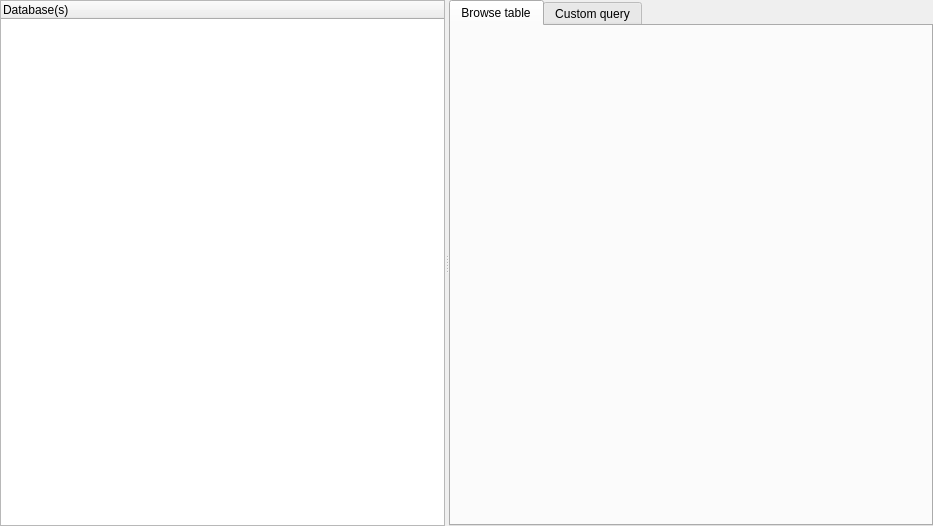
<?xml version="1.0" encoding="UTF-8"?>
<ui version="4.0">
 <class>SQLiteManager</class>
 <widget class="QWidget" name="SQLiteManager">
  <property name="geometry">
   <rect>
    <x>0</x>
    <y>0</y>
    <width>933</width>
    <height>526</height>
   </rect>
  </property>
  <property name="windowTitle">
   <string>Form</string>
  </property>
  <layout class="QVBoxLayout" name="verticalLayout_4">
   <property name="spacing">
    <number>0</number>
   </property>
   <property name="margin">
    <number>0</number>
   </property>
   <item>
    <layout class="QVBoxLayout" name="verticalLayout" stretch="0">
     <property name="spacing">
      <number>0</number>
     </property>
     <item>
      <widget class="QSplitter" name="splitter">
       <property name="frameShadow">
        <enum>QFrame::Plain</enum>
       </property>
       <property name="orientation">
        <enum>Qt::Horizontal</enum>
       </property>
       <widget class="QWidget" name="layoutWidget">
        <layout class="QVBoxLayout" name="verticalLayout_2">
         <item>
          <widget class="QTreeWidget" name="databaseTree">
           <attribute name="headerVisible">
            <bool>true</bool>
           </attribute>
           <column>
            <property name="text">
             <string>Database(s)</string>
            </property>
           </column>
          </widget>
         </item>
        </layout>
       </widget>
       <widget class="QTabWidget" name="tabWidget">
        <property name="currentIndex">
         <number>0</number>
        </property>
        <widget class="QWidget" name="tab_3">
         <attribute name="title">
          <string>Browse table</string>
         </attribute>
         <layout class="QVBoxLayout" name="t">
          <item>
           <layout class="QVBoxLayout" name="tableResultLayout"/>
          </item>
         </layout>
        </widget>
        <widget class="QWidget" name="tab_4">
         <attribute name="title">
          <string>Custom query</string>
         </attribute>
         <layout class="QVBoxLayout" name="verticalLayout_5" stretch="20,0,80">
          <item>
           <widget class="QTextEdit" name="queryEdit"/>
          </item>
          <item>
           <layout class="QHBoxLayout" name="horizontalLayout" stretch="0,70">
            <item>
             <widget class="QPushButton" name="queryRun">
              <property name="text">
               <string>Run</string>
              </property>
              <property name="icon">
               <iconset resource="gui.qrc">
                <normaloff>:/tasks</normaloff>:/tasks</iconset>
              </property>
             </widget>
            </item>
            <item>
             <widget class="QComboBox" name="selectDatabase"/>
            </item>
           </layout>
          </item>
          <item>
           <widget class="QStackedWidget" name="customStack">
            <property name="currentIndex">
             <number>0</number>
            </property>
            <widget class="QWidget" name="page">
             <layout class="QHBoxLayout" name="horizontalLayout_2">
              <property name="spacing">
               <number>0</number>
              </property>
              <property name="margin">
               <number>0</number>
              </property>
              <item>
               <layout class="QVBoxLayout" name="customResultLayout"/>
              </item>
             </layout>
            </widget>
            <widget class="QWidget" name="page_2">
             <layout class="QHBoxLayout" name="horizontalLayout_3">
              <property name="spacing">
               <number>0</number>
              </property>
              <property name="margin">
               <number>0</number>
              </property>
              <item>
               <widget class="QTextEdit" name="queryMessage"/>
              </item>
             </layout>
            </widget>
           </widget>
          </item>
         </layout>
        </widget>
       </widget>
      </widget>
     </item>
    </layout>
   </item>
  </layout>
  <action name="actionExport_selection_CSV">
   <property name="icon">
    <iconset resource="gui.qrc">
     <normaloff>:/extract.png</normaloff>:/extract.png</iconset>
   </property>
   <property name="text">
    <string>Export selection (CSV)</string>
   </property>
   <property name="toolTip">
    <string>Export selection to CSV</string>
   </property>
  </action>
  <action name="actionExtract_Binary_BLOB">
   <property name="icon">
    <iconset resource="gui.qrc">
     <normaloff>:/extract.png</normaloff>:/extract.png</iconset>
   </property>
   <property name="text">
    <string>Extract Binary (BLOB)</string>
   </property>
  </action>
  <action name="actionDecode_date_column">
   <property name="text">
    <string>Decode date (column)</string>
   </property>
  </action>
  <action name="actionReset_column">
   <property name="text">
    <string>Reset column</string>
   </property>
  </action>
 </widget>
 <resources>
  <include location="gui.qrc"/>
 </resources>
 <connections/>
</ui>
